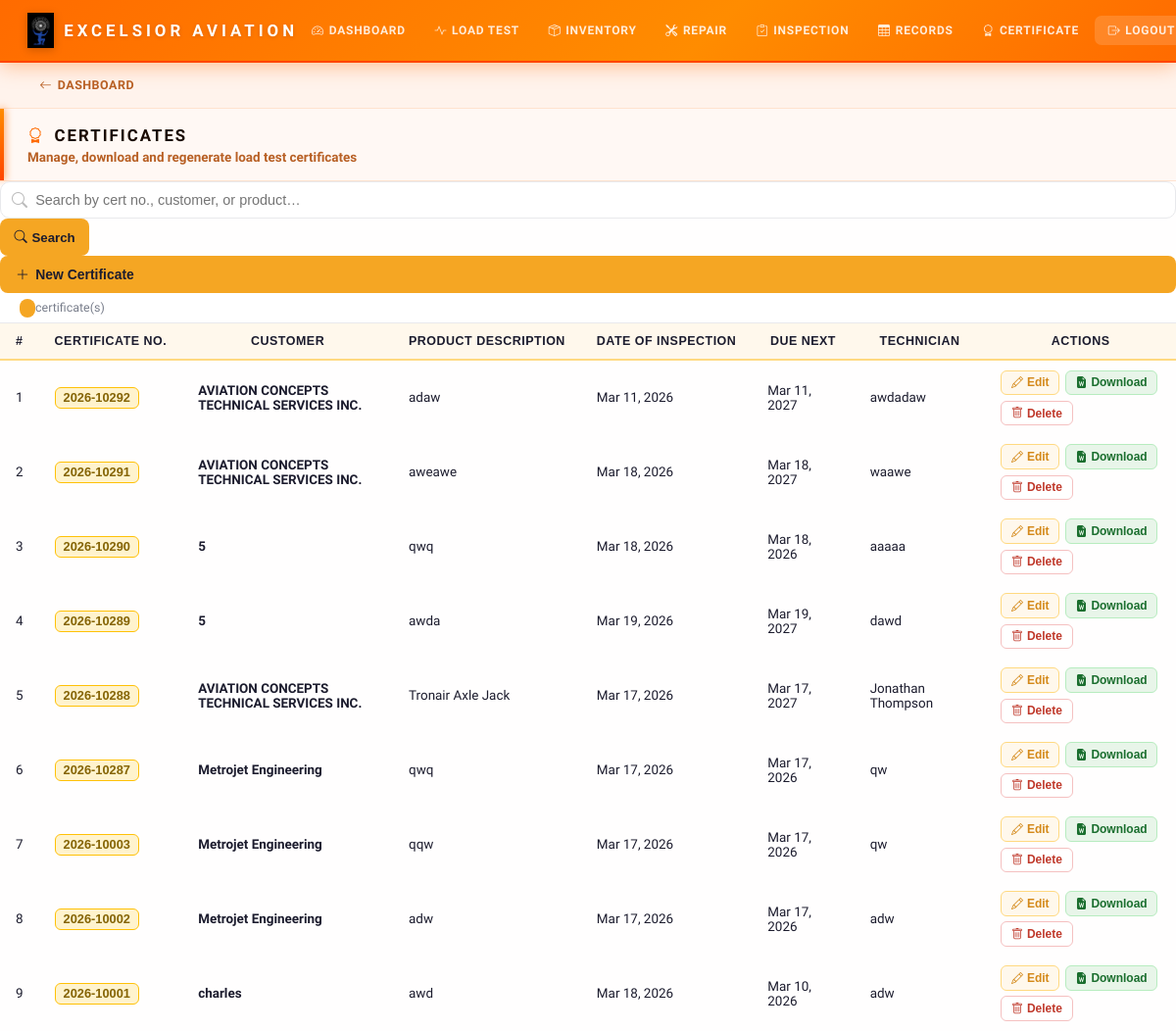
Page /certificates/ (signed in) on the committed database.
### core/models.py (models this page shows, shortened)
class Certificate(models.Model):
    certificate_number  = models.CharField(max_length=50, unique=True, editable=False)
    created_at          = models.DateTimeField(auto_now_add=True)
    updated_at          = models.DateTimeField(auto_now=True)
    customer            = models.ForeignKey(Customer, on_delete=models.PROTECT, related_name='certificates')
    address             = models.TextField(blank=True)
    accessories         = models.TextField(blank=True)
    date_of_inspection  = models.DateField()
    due_next_inspection = models.DateField()
    product_description = models.CharField(max_length=255)
    capacity            = models.CharField(max_length=100, blank=True)
    model_number        = models.CharField(max_length=100, blank=True)
    serial_number       = models.CharField(max_length=100, blank=True)
    working_load_limits = models.CharField(max_length=100, blank=True)
    tested_load         = models.CharField(max_length=100, blank=True)
    pressure_relief     = models.CharField(max_length=100, blank=True)
    load_cell_certificate_number = models.CharField(max_length=100, blank=True)
    work_perform = models.TextField(blank=True, default=(
        "The described equipment was set up and tested in accordance with Tronair "
        "and Service Manual. The equipment should only be used in configuration as "
        "tested with the total load less than or equal to the rated working load limit.\n\n"
        "I hereby certify that the above-described equipment is compatible to meeting "
        "the load ratings when used under normal and proper use."
    ))
    technician_name = models.CharField(max_length=150)
    technician_date = models.DateField()
    class Meta:
        ordering = ['-created_at']

class Customer(models.Model):
    name    = models.CharField(max_length=255)
    address = models.TextField(blank=True)
    created = models.DateTimeField(auto_now_add=True)
    class Meta:
        ordering = ['name']

### core/views.py (the view)
# urls.py: path('certificates/',                    views.certificate_list,     name='certificate_list'),
@login_required
def certificate_list(request):
    certs = Certificate.objects.select_related('customer').all()
    q = request.GET.get('search', '').strip()
    if q:
        certs = certs.filter(
            Q(certificate_number__icontains=q) |
            Q(customer__name__icontains=q) |
            Q(product_description__icontains=q)
        )
    paginator = Paginator(certs, 20)
    page = paginator.get_page(request.GET.get('page', 1))
    return render(request, 'certificate_list.html', {
        'certificates': page,
        'search_query': q,
    })

### core/templates/certificate_list.html (shortened to what this page needs)
{% extends 'base.html' %}
{% block content %}
<div class="back-bar">
  <a href="{% url 'dashboard' %}" class="back-btn"><i class="bi bi-arrow-left"></i> Dashboard</a>
</div>
<div class="page-header">
  <h1><i class="bi bi-award"></i> Certificates</h1>
  <p>Manage, download and regenerate load test certificates</p>
</div>
<div class="cl-toolbar">
  <form method="get" class="search-wrap">
    <i class="bi bi-search"></i>
    <input type="text" name="search" value="{{ search_query }}" placeholder="Search by cert no., customer, or product…" id="searchInput"/>
  </form>
  <button onclick="document.querySelector('form').submit()" style="background:#f5a623;color:#1c1c2e;border:none;border-radius:8px;padding:.45rem .9rem;cursor:pointer;font-weight:700;min-height:38px;display:flex;align-items:center;gap:.3rem;font-size:.83rem;">
    <i class="bi bi-search"></i> Search
  </button>
  <a href="{% url 'certificate_create' %}" class="btn-new">
    <i class="bi bi-plus-lg"></i> New Certificate
  </a>
</div>
<div class="count-bar">
  <span class="count-badge">{{ certificates.count }}</span> certificate(s)
</div>
<div class="table-wrapper">
  {% if certificates %}
  <table class="cert-table">
    <thead>
      <tr>
        <th>#</th>
        <th>Certificate No.</th>
        <th>Customer</th>
        <th>Product Description</th>
        <th>Date of Inspection</th>
        <th>Due Next</th>
        <th>Technician</th>
        <th>Actions</th>
      </tr>
    </thead>
    <tbody>
      {% for c in certificates %}
      <tr>
        <td>{{ forloop.counter }}</td>
        <td><span class="cert-no-tag">{{ c.certificate_number }}</span></td>
        <td><strong>{{ c.customer.name }}</strong></td>
        <td>{{ c.product_description }}</td>
        <td>{{ c.date_of_inspection|date:"M d, Y" }}</td>
        <td>{{ c.due_next_inspection|date:"M d, Y" }}</td>
        <td>{{ c.technician_name }}</td>
        <td>
          <div class="action-btns">
            <a href="{% url 'certificate_edit' c.pk %}" class="btn-act btn-edit-act">
              <i class="bi bi-pencil"></i> Edit
            </a>
            <a href="{% url 'certificate_download' c.pk %}" class="btn-act btn-dl-act" target="_blank">
              <i class="bi bi-file-earmark-word-fill"></i> Download
            </a>
            <button class="btn-act btn-del-act" onclick="confirmDelete('{% url 'certificate_delete' c.pk %}', '{{ c.certificate_number }}')">
              <i class="bi bi-trash"></i> Delete
            </button>
          </div>
        </td>
      </tr>
      {% endfor %}
    </tbody>
  </table>
  {% else %}
  <div class="empty-state">
    <i class="bi bi-award"></i>
    <p>No certificates found. <a href="{% url 'certificate_create' %}" style="color:#d4891a;font-weight:700;">Create your first certificate</a></p>
  </div>
  {% endif %}
</div>
{% endblock %}

### rows in the picture
Certificate: certificate_number "2026-10292", customer.name "AVIATION CONCEPTS TECHNICAL SERVICES INC.", product_description "adaw", date_of_inspection "Mar 11, 2026", due_next_inspection "Mar 11, 2027", technician_name "awdadaw"
Certificate: certificate_number "2026-10291", customer.name "AVIATION CONCEPTS TECHNICAL SERVICES INC.", product_description "aweawe", date_of_inspection "Mar 18, 2026", due_next_inspection "Mar 18, 2027", technician_name "waawe"
Certificate: certificate_number "2026-10290", customer.name "5", product_description "qwq", date_of_inspection "Mar 18, 2026", due_next_inspection "Mar 18, 2026", technician_name "aaaaa"
Certificate: certificate_number "2026-10289", customer.name "5", product_description "awda", date_of_inspection "Mar 19, 2026", due_next_inspection "Mar 19, 2027", technician_name "dawd"
Certificate: certificate_number "2026-10288", customer.name "AVIATION CONCEPTS TECHNICAL SERVICES INC.", product_description "Tronair Axle Jack", date_of_inspection "Mar 17, 2026", due_next_inspection "Mar 17, 2027", technician_name "Jonathan Thompson"
Certificate: certificate_number "2026-10287", customer.name "Metrojet Engineering", product_description "qwq", date_of_inspection "Mar 17, 2026", due_next_inspection "Mar 17, 2026", technician_name "qw"
Certificate: certificate_number "2026-10003", customer.name "Metrojet Engineering", product_description "qqw", date_of_inspection "Mar 17, 2026", due_next_inspection "Mar 17, 2026", technician_name "qw"
Certificate: certificate_number "2026-10002", customer.name "Metrojet Engineering", product_description "adw", date_of_inspection "Mar 17, 2026", due_next_inspection "Mar 17, 2026", technician_name "adw"
Certificate: certificate_number "2026-10001", customer.name "charles", product_description "awd", date_of_inspection "Mar 18, 2026", due_next_inspection "Mar 10, 2026", technician_name "adw"
